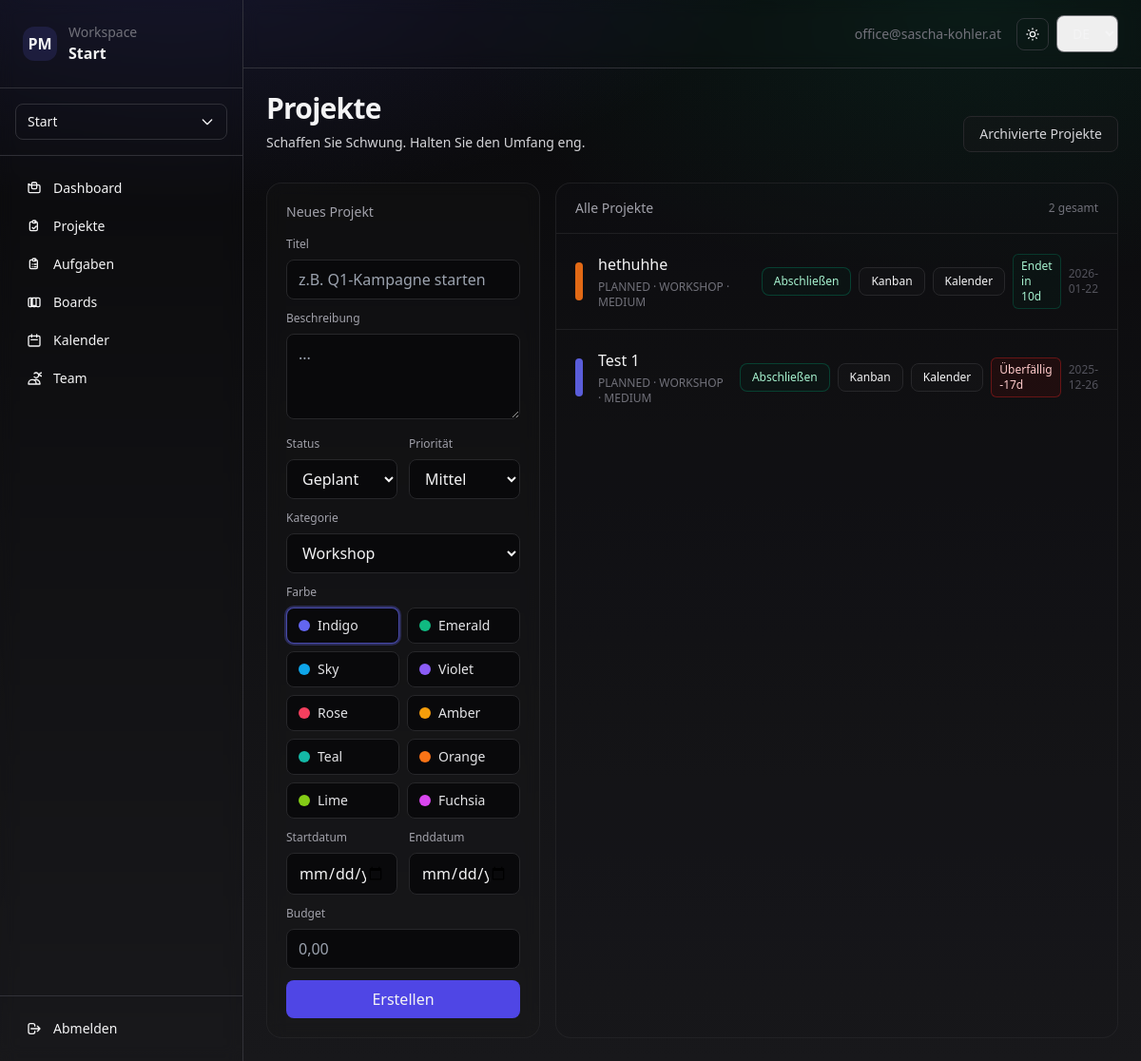
Before: /app/projects/ (signed in) with the older database file.
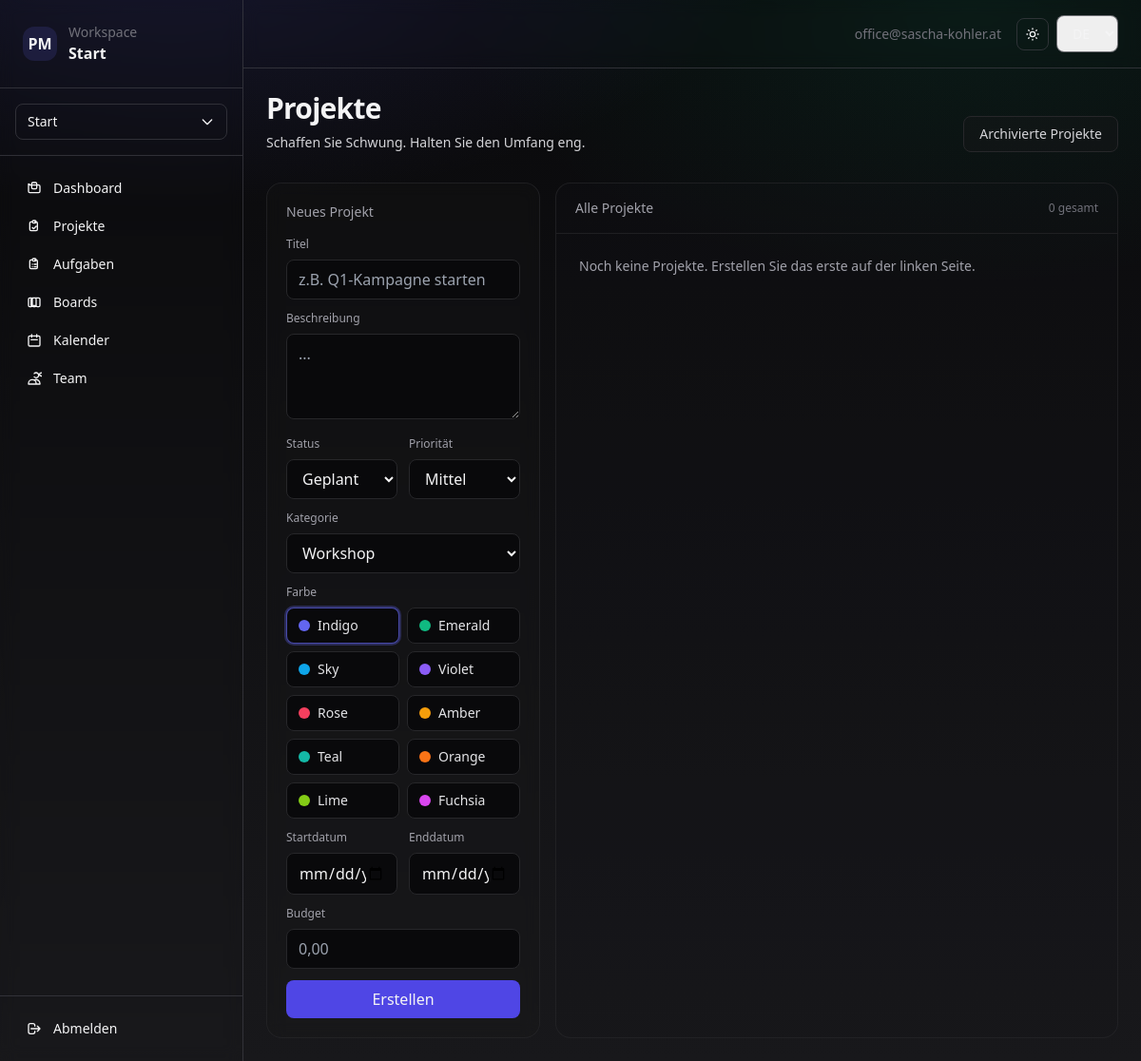
After: the same page with the newer database file.
### apps/projects/models.py (models this page shows, shortened)
class Project(models.Model):
    class Status(models.TextChoices):
        PLANNED = "PLANNED", "Planned"
        ACTIVE = "ACTIVE", "Active"
        COMPLETED = "COMPLETED", "Completed"
        CANCELLED = "CANCELLED", "Cancelled"
    class Category(models.TextChoices):
        WORKSHOP = "WORKSHOP", _("Workshop")
        RETREAT = "RETREAT", _("Retreat")
        CONSULTATION = "CONSULTATION", _("Consultation")
        IT_SERVICE = "IT_SERVICE", _("IT Service")
        MARKETING = "MARKETING", _("Marketing")
        DEVELOPMENT = "DEVELOPMENT", _("Development")
        DESIGN = "DESIGN", _("Design")
        RESEARCH = "RESEARCH", _("Research")
        SALES = "SALES", _("Sales")
        FINANCE = "FINANCE", _("Finance")
        LEGAL = "LEGAL", _("Legal")
        HR = "HR", _("HR")
        OPERATIONS = "OPERATIONS", _("Operations")
        EVENT = "EVENT", _("Event")
        CONTENT = "CONTENT", _("Content")
        TRAINING = "TRAINING", _("Training")
    class Priority(models.TextChoices):
        LOW = "LOW", "Low"
        MEDIUM = "MEDIUM", "Medium"
        HIGH = "HIGH", "High"
    class Color(models.TextChoices):
        INDIGO = "indigo", _("Indigo")
        EMERALD = "emerald", _("Emerald")
        SKY = "sky", _("Sky")
        VIOLET = "violet", _("Violet")
        ROSE = "rose", _("Rose")
        AMBER = "amber", _("Amber")
        TEAL = "teal", _("Teal")
        ORANGE = "orange", _("Orange")
        LIME = "lime", _("Lime")
        FUCHSIA = "fuchsia", _("Fuchsia")
    id = models.UUIDField(primary_key=True, default=uuid.uuid4, editable=False)
    organization = models.ForeignKey(
        Organization, on_delete=models.CASCADE, related_name="projects"
    )
    title = models.CharField(max_length=255)
    description = models.TextField(blank=True, null=True)
    status = models.CharField(
        max_length=20, choices=Status.choices, default=Status.PLANNED
    )
    start_date = models.DateTimeField()
    end_date = models.DateTimeField()
    category = models.CharField(
        max_length=30, choices=Category.choices, default=Category.WORKSHOP
    )
    budget = models.DecimalField(max_digits=12, decimal_places=2, blank=True, null=True)
    priority = models.CharField(
        max_length=20, choices=Priority.choices, default=Priority.MEDIUM
    )
    color = models.CharField(
        max_length=20, choices=Color.choices, default=Color.INDIGO
    )
    created_by = models.ForeignKey(
        settings.AUTH_USER_MODEL,
        on_delete=models.PROTECT,
        related_name="created_projects",
    )
    is_archived = models.BooleanField(default=False, db_index=True)
    archived_at = models.DateTimeField(blank=True, null=True)
    archived_by = models.ForeignKey(
        settings.AUTH_USER_MODEL,
        on_delete=models.SET_NULL,
        related_name="archived_projects",
        blank=True,
        null=True,
    )
    created_at = models.DateTimeField(auto_now_add=True)
    updated_at = models.DateTimeField(auto_now=True)
    @property
    def end_days_left(self) -> int:
        today = timezone.localdate()
        end_day = timezone.localtime(self.end_date).date()
        return (end_day - today).days

### apps/web/views/projects.py (the view)
# urls.py: path("projects/", views.projects_page, name="projects"),
@login_required
def projects_page(request):
    if request.active_org is None:
        return redirect("web:onboarding")
    org = request.active_org
    projects = Project.objects.filter(organization=org, is_archived=False).order_by("-created_at")
    context = {**web_shell_context(request), "projects": projects}
    return render(request, "web/app/projects/page.html", context)

### apps/web/views/utils.py (called while the page is built)
def web_shell_context(request) -> dict:
    from apps.tenants.models import Organization
    membership = None
    is_owner = False
    if request.active_org is not None:
        membership = Membership.objects.filter(
            organization=request.active_org,
            user=request.user
        ).only("role").first()
        if membership:
            is_owner = membership.role == Membership.Role.OWNER
    return {
        "org": request.active_org,
        "active_org": request.active_org,
        "orgs": Organization.objects.filter(memberships__user=request.user).distinct(),
        "user_membership": membership,
        "is_owner": is_owner,
    }

### templates/web/app/projects/page.html (shortened to what the changed rows need)
{% extends "web/app/layout.html" %}
{% load i18n %}
{% block content %}
<div class="flex items-end justify-between gap-6">
  <div>
    <h1 class="text-3xl font-semibold tracking-tight">{% trans "Projects" %}</h1>
  </div>
</div>
<div class="mt-8 grid grid-cols-1 lg:grid-cols-3 gap-4">
  <div class="lg:col-span-2 rounded-2xl border border-zinc-800/70 bg-zinc-900/20">
    <div class="px-5 py-4 border-b border-zinc-800/70 flex items-center justify-between">
      <div class="text-sm text-zinc-400">{% trans "All projects" %}</div>
      <div id="project-count" class="text-xs text-zinc-500">{{ projects|length }} {% trans "total" %}</div>
    </div>
    <div id="project-list" class="divide-y divide-zinc-800/70">
      {% for project in projects %}
        {% include "web/app/projects/_project_row.html" with project=project %}
      {% empty %}
        <div id="project-empty" class="p-6 text-sm text-zinc-400">{% trans "No projects yet. Create the first one on the left." %}</div>
      {% endfor %}
    </div>
  </div>
</div>
{% endblock %}

### templates/web/app/projects/_project_row.html (shortened to what this page needs)
{% load i18n %}
<div class="p-5 flex items-center justify-between gap-4" data-project-id="{{ project.id }}">
  <div class="w-2 h-10 rounded-full flex-shrink-0 bg-{{ project.color }}-500/90"></div>
  <div class="min-w-0">
    <div class="font-medium truncate">{{ project.title }}</div>
    <div class="mt-1 text-xs text-zinc-500">{{ project.status }} · {{ project.category }} · {{ project.priority }}</div>
  </div>
  <div class="flex items-center gap-2">
    {% if is_owner and project.status != "COMPLETED" and project.status != "CANCELLED" %}
      <form method="post"
            hx-post="{% url 'web:projects_complete' project.id %}"
            hx-target="closest div"
            hx-swap="outerHTML"
            hx-confirm="{% trans 'Are you sure you want to complete this project?' %}">
        <button type="submit" class="rounded-lg border border-emerald-800/60 bg-emerald-950/20 px-3 py-1.5 text-xs text-emerald-200 hover:bg-emerald-950/35">
          {% trans "Complete" %}
        </button>
      </form>
    {% endif %}
    <a href="{% url 'web:tasks' %}?project={{ project.id }}"
       class="rounded-lg border border-zinc-800 bg-zinc-900/40 px-3 py-1.5 text-xs hover:bg-zinc-900">
      {% trans "Kanban" %}
    </a>
    <a href="{% url 'web:project_calendar' project.id %}"
       class="rounded-lg border border-zinc-800 bg-zinc-900/40 px-3 py-1.5 text-xs hover:bg-zinc-900">
      {% trans "Calendar" %}
    </a>
    {% if project.end_days_left < 0 %}
      <div class="text-xs rounded-md px-2 py-1 border bg-red-950/30 border-red-800/60 text-red-200">
      </div>
    {% elif project.end_days_left == 0 %}
      <div class="text-xs rounded-md px-2 py-1 border bg-red-950/20 border-red-800/50 text-red-200">
        {% trans "Ends today" %}
      </div>
    {% elif project.end_days_left <= 3 %}
      <div class="text-xs rounded-md px-2 py-1 border bg-orange-950/25 border-orange-800/50 text-orange-200">
        {% blocktrans with days=project.end_days_left %}Ends in {{ days }}d{% endblocktrans %}
      </div>
    {% elif project.end_days_left <= 7 %}
      <div class="text-xs rounded-md px-2 py-1 border bg-yellow-950/25 border-yellow-800/50 text-yellow-200">
        {% blocktrans with days=project.end_days_left %}Ends in {{ days }}d{% endblocktrans %}
      </div>
    {% else %}
      <div class="text-xs rounded-md px-2 py-1 border bg-emerald-950/20 border-emerald-800/50 text-emerald-200">
      </div>
    {% endif %}
    <div class="text-xs text-zinc-600">{{ project.end_date|date:"Y-m-d" }}</div>
  </div>
</div>

Changed rows visible on the page:
no longer on this page (row edited): Project: title "hethuhhe", status "PLANNED", category "WORKSHOP", priority "MEDIUM", end_date "2026-01-22"
no longer on this page (row edited): Project: title "Test 1", status "PLANNED", category "WORKSHOP", priority "MEDIUM", end_date "2025-12-26"
Other visible differences:
{{ projects|length }}: "2" → "0"
text now shown: "Noch keine Projekte. Erstellen Sie das erste auf der linken Seite."
